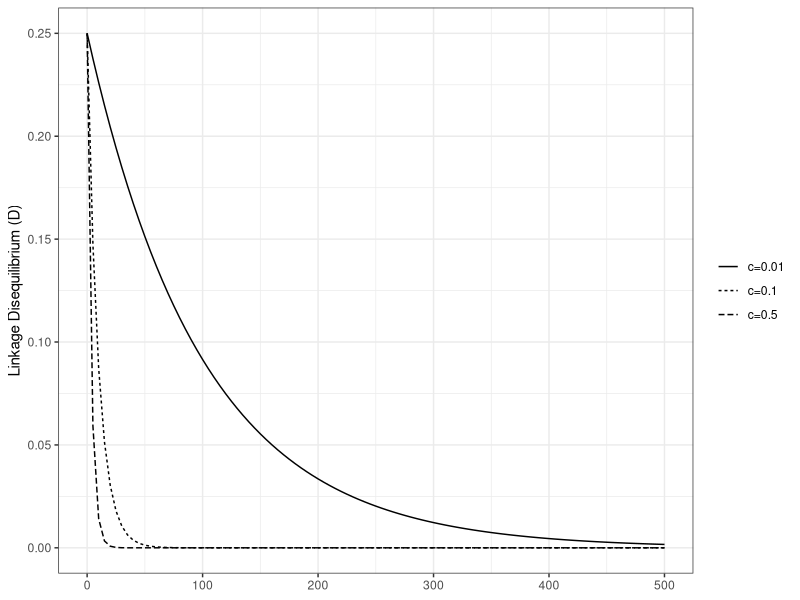

The R script that drew this image:
## ---- chunk 1
knitr::opts_chunk$set(echo = TRUE)
## ---- chunk 2
library(ggplot2)

# assign different values of c and D_0
c1 <- 0.01
c2 <- 0.10
c3 <- 0.25
D_0 = 0.25

# assign functions for each value of c
ld_1 <- function(x) D_0*(1 - c1)^x
ld_2 <- function(x) D_0*(1 - c2)^x
ld_3 <- function(x) D_0*(1 - c3)^x

# generate plot
p1 <- ggplot() +
  theme_bw() +
  theme(legend.title = element_blank())+
  stat_function(fun = ld_1, aes(linetype="c=0.01")) +
  stat_function(fun = ld_2, aes(linetype="c=0.1")) +
  stat_function(fun = ld_3, aes(linetype="c=0.5")) +
  scale_linetype_discrete() +  
  ylim(0,0.25) +
  xlim(0, 500) +
  ylab("Linkage Disequilibrium (D)")
p1
